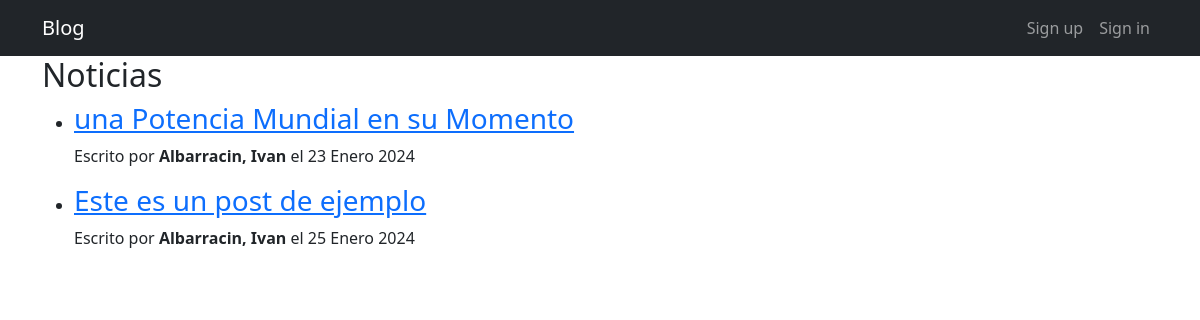
Screenshot of /noticias/ with the database file from the repository.
### apps/blog/models.py (models this page shows, shortened)
class Post(models.Model):
    id = models.AutoField(primary_key=True)
    titulo = models.CharField('Titulo', max_length=90, blank= False, null = False)
    slug = models.CharField('Slug', max_length= 100, blank = False, null = False)
    descripcion = models.CharField('Descripcion', max_length=110, blank = False, null = False)
    contenido = RichTextField('Contenido')
    imagen = models.ImageField(upload_to='imagenes/', blank = False, null = False)
    autor = models.ForeignKey(Autor, on_delete= models.CASCADE)
    categoria = models.ForeignKey(Categoria, on_delete= models.CASCADE)
    estado = models.BooleanField('Publicado/No Publicado', default= True)
    fecha_creacion = models.DateField('Fecha de Creacion', auto_now = False, auto_now_add = True)
    class Meta:
        verbose_name ='Post'
        verbose_name_plural = 'Posts'

class Autor(models.Model):
    id = models.AutoField(primary_key=True)
    nombres = models.CharField('Nombres de Autor', max_length=255, null= False, blank= False)
    apellidos = models.CharField('Apellidos de Autor', max_length=255, null= False, blank= False)
    facebook = models.URLField('Facebook', null = True, blank= True)
    twitter = models.URLField('Twitter', null = True, blank= True)
    instagram = models.URLField('Instagram', null = True, blank= True)
    web = models.URLField('Web', null = True, blank= True)
    correo = models.EmailField('Correo Electronico', blank = False, null =False)
    estado = models.BooleanField('Autor Activo/No Activo', default=True)
    fecha_creacion = models.DateField('Fecha de Creacion', auto_now= False, auto_now_add= True)
    class Meta:
        verbose_name = 'Autor'
        verbose_name_plural = 'Autores'
    def __str__(self):
        return "{0}, {1}".format(self.apellidos, self.nombres)

### apps/blog/views.py (the view)
# urls.py: path('noticias/', noticias, name = 'noticias'),
def noticias(request):
    posts = Post.objects.filter(
        estado = True,
        categoria = Categoria.objects.get(nombre__iexact = 'Noticias')
    )
    return render(request,'noticias.html',{
        'posts':posts
    })

### templates/noticias.html (shortened to what this page needs)
{% extends 'index.html' %}
{% block titulo_principal %}
    <h2>Noticias</h2>
{% endblock titulo_principal %}

### templates/index.html (shortened to what this page needs)
<!DOCTYPE html>
<html lang="en">
<head>
    <link rel="stylesheet" href="https://cdn.jsdelivr.net/npm/bootstrap@5.3.2/dist/css/bootstrap.min.css">
</head>
<body>
    <nav class="navbar navbar-expand-lg bg-dark navbar-dark">
        <div class="container">
          <a class="navbar-brand" href="#">Blog</a>
          <div class="collapse navbar-collapse" id="navbarNav">
            <ul class="navbar-nav ms-auto">
                {% if user.is_authenticated %}
                <li class="nav-item">
                    <a href="{% url 'blog:home' %}" class="nav-link">Home</a>
                </li>
                <li class="nav-item">
                    <a href="{% url 'blog:index' %}" class="nav-link">Indice</a>
                </li>
                <li class="nav-item">
                    <a href="{% url 'blog:noticias' %}" class="nav-link">Noticias</a>
                </li>
                <li class="nav-item">
                    <a href="{% url 'blog:tecnologia' %}" class="nav-link">Tecnologia</a>
                </li>
                <li class="nav-item">
                    <a href="{% url 'blog:videojuegos' %}" class="nav-link">Videojuegos</a>
                </li>
                <li class="nav-item">
                    <a href="{% url 'blog:acerca_de' %}" class="nav-link">Acerca de</a>
                </li>
                <li class="nav-item">
                    <a href="{% url 'blog:logout' %}" class="nav-link">Log out</a>
                </li>
                {% else %}
                <li class="nav-item">
                    <a href="{% url 'blog:signup' %}" class="nav-link">Sign up</a>
                </li>
                <li class="nav-item">
                    <a href="{% url 'blog:signin' %}" class="nav-link">Sign in</a>
                </li>
                {% endif %}
            </ul>
          </div>
        </div>
      </nav>
{% block contenido %}
    <div class="container">
        {% block titulo_principal %}<h1>Blog Django</h1> {% endblock titulo_principal %}
        <ul>
            {% if posts %}
            {% for post in posts %}
                <li>
                    <a href="{% url 'blog:post_detail' post.slug %}">
                        <h3 class="post-subtitle">
                            {{ post.descripcion }}
                        </h3>
                    </a>
                    <p class="post-meta">Escrito por
                        <strong>{{ post.autor }}</strong>
                        el {{ post.fecha_creacion }}
                    </p>
                </li>
            {% endfor %}
            {% else %}
                <h1>No existen post Registrados</h1>
            {% endif %}
        </ul>
    </div>
{% endblock contenido %}
</body>
</html>

### rows the page displays
Post: descripcion "una Potencia Mundial en su Momento", autor "Albarracin, Ivan", fecha_creacion "23 Enero 2024"
Post: descripcion "Este es un post de ejemplo", autor "Albarracin, Ivan", fecha_creacion "25 Enero 2024"
